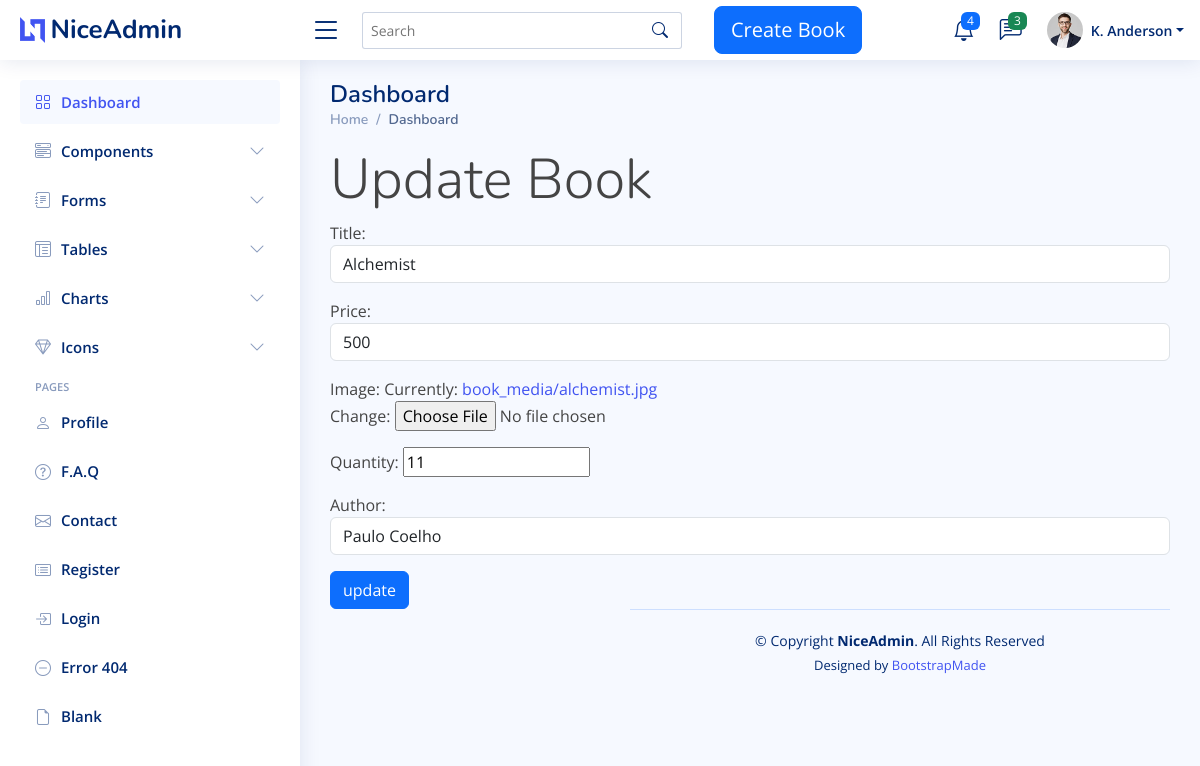
/updateview/11/, run on the app's committed database.
### my_app/models.py (models this page shows, shortened)
class book(models.Model):
    title=models.CharField(max_length=200,null=True)
    price=models.IntegerField(null=True)
    image=models.ImageField(upload_to='book_media')
    quantity = models.IntegerField()
    author = models.ForeignKey(Author,on_delete=models.CASCADE)

### my_app/views.py (the view)
# urls.py: path("updateview/<int:book_id>/",views.updateView,name='update'),
def updateView(request,book_id):
    Book=book.objects.get(id=book_id)
    if request.method=='POST':
        form=BookForm(request.POST,request.FILES,instance=Book)
        if form.is_valid():
            form.save()
            return redirect('booklist')
    else:
        form=BookForm(instance=Book)
    return render(request,'updateview.html',{'form':form})

### my_app/forms.py
class BookForm(forms.ModelForm):
    class Meta:
        model = book
        fields = '__all__'
        widgets={
            'title':forms.TextInput(attrs={'class':'form-control','placeholder':'Enter the Book name'}),
            'author':forms.Select(attrs={'class':'form-control','placeholder':'Enter the Book Author name'}),
            'price':forms.NumberInput(attrs={'class':'form-control','placeholder':'Enter the Book Price'}),
        }

### my_app/models.py (called while the page is built)
    def __str__(self):
        return '{}'.format(self.name)

### templates/updateview.html (shortened to what this page needs)
{% extends 'base.html' %}
{% load static %}
{% block content %}
    <h1 class="display-4">Update Book</h1>
    <form action="" method="post" enctype="multipart/form-data">
       {{form.as_p}}
          <input type="submit" class="btn btn-primary" value="update">
    </form>
{% endblock %}

### static/assets/css/style.css (style rules this page uses)
:root { scroll-behavior: smooth; }
body { font-family: "Open Sans", sans-serif; background: #f6f9ff; color: #444444; }
h1, h2, h3, h4, h5, h6 { font-family: "Nunito", sans-serif; }

### data on the page
book: title "Alchemist", price "500", quantity "11", author "Paulo Coelho"
